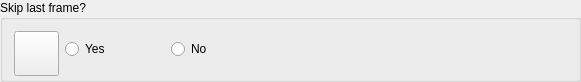
         <widget class="QGroupBox" name="groupBox_create_new_sequence_3">
          <property name="enabled">
           <bool>true</bool>
          </property>
          <property name="geometry">
           <rect>
            <x>490</x>
            <y>180</y>
            <width>581</width>
            <height>82</height>
           </rect>
          </property>
          <property name="sizePolicy">
           <sizepolicy hsizetype="Preferred" vsizetype="Maximum">
            <horstretch>0</horstretch>
            <verstretch>0</verstretch>
           </sizepolicy>
          </property>
          <property name="minimumSize">
           <size>
            <width>0</width>
            <height>80</height>
           </size>
          </property>
          <property name="title">
           <string>Skip last frame?</string>
          </property>
          <layout class="QHBoxLayout" name="horizontalLayout_17">
           <item>
            <layout class="QHBoxLayout" name="horizontalLayout_18">
             <item>
              <layout class="QHBoxLayout" name="horizontalLayout_5">
               <item>
                <widget class="QPushButton" name="create_sequence_btn_3">
                 <property name="minimumSize">
                  <size>
                   <width>45</width>
                   <height>45</height>
                  </size>
                 </property>
                 <property name="maximumSize">
                  <size>
                   <width>45</width>
                   <height>45</height>
                  </size>
                 </property>
                 <property name="text">
                  <string/>
                 </property>
                 <property name="icon">
                  <iconset>
                   <normaloff>images/skip_last.svg</normaloff>images/skip_last.svg</iconset>
                 </property>
                 <property name="iconSize">
                  <size>
                   <width>30</width>
                   <height>30</height>
                  </size>
                 </property>
                </widget>
               </item>
               <item>
                <widget class="QRadioButton" name="radioButton_jpg_3">
                 <property name="maximumSize">
                  <size>
                   <width>100</width>
                   <height>16777215</height>
                  </size>
                 </property>
                 <property name="text">
                  <string>Yes</string>
                 </property>
                </widget>
               </item>
               <item>
                <widget class="QRadioButton" name="radioButton_png_3">
                 <property name="text">
                  <string>No</string>
                 </property>
                </widget>
               </item>
              </layout>
             </item>
            </layout>
           </item>
          </layout>
         </widget>
